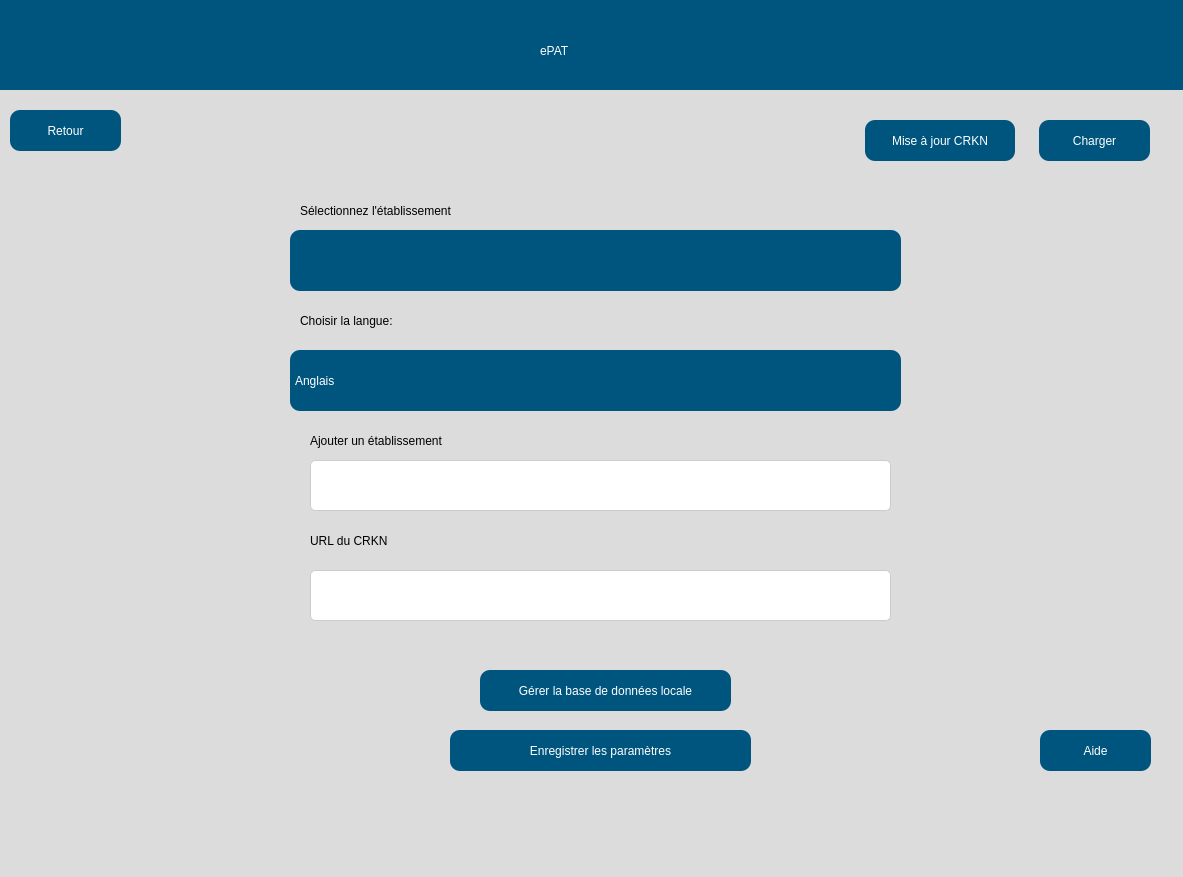
<?xml version="1.0" encoding="UTF-8"?>
<ui version="4.0">
 <class>Dialog</class>
 <widget class="QDialog" name="Dialog">
  <property name="geometry">
   <rect>
    <x>0</x>
    <y>0</y>
    <width>1183</width>
    <height>877</height>
   </rect>
  </property>
  <property name="windowTitle">
   <string>Dialogue</string>
  </property>
  <widget class="QWidget" name="widget" native="true">
   <property name="geometry">
    <rect>
     <x>-10</x>
     <y>0</y>
     <width>1200</width>
     <height>900</height>
    </rect>
   </property>
   <property name="styleSheet">
    <string notr="true">background-color: rgb(220, 220, 220);</string>
   </property>
   <widget class="QWidget" name="widget_2" native="true">
    <property name="geometry">
     <rect>
      <x>10</x>
      <y>0</y>
      <width>1200</width>
      <height>90</height>
     </rect>
    </property>
    <property name="styleSheet">
     <string notr="true">background-color: rgb(0, 85, 127);</string>
    </property>
    <widget class="QLabel" name="label">
     <property name="geometry">
      <rect>
       <x>540</x>
       <y>20</y>
       <width>141</width>
       <height>61</height>
      </rect>
     </property>
     <property name="styleSheet">
      <string notr="true">font: 75 36pt &quot;Arial&quot;;
color: rgb(255, 255, 255);
</string>
     </property>
     <property name="text">
      <string>ePAT</string>
     </property>
    </widget>
   </widget>
   <widget class="QPushButton" name="backButton">
    <property name="geometry">
     <rect>
      <x>20</x>
      <y>110</y>
      <width>111</width>
      <height>41</height>
     </rect>
    </property>
    <property name="styleSheet">
     <string notr="true">
            QPushButton {
                font: 75 16pt &quot;Arial&quot;;
                background-color: rgb(0, 85, 127);
                border-radius: 10px;
                color: rgb(255, 255, 255);
            }

            QPushButton:hover {
                background-color: rgb(0, 75, 117); /* Slightly darker color when hovered */
            }

            QPushButton:pressed {
                background-color: rgb(0, 65, 107); /* Even darker color when clicked */
            }
        </string>
    </property>
    <property name="text">
     <string>Retour</string>
    </property>
   </widget>
   <widget class="QPushButton" name="uploadButton">
    <property name="geometry">
     <rect>
      <x>1049</x>
      <y>120</y>
      <width>111</width>
      <height>41</height>
     </rect>
    </property>
    <property name="styleSheet">
     <string notr="true">
            QPushButton {
                font: 75 16pt &quot;Arial&quot;;
                background-color: rgb(0, 85, 127);
                border-radius: 10px;
                color: rgb(255, 255, 255);
            }

            QPushButton:hover {
                background-color: rgb(0, 75, 117); /* Slightly darker color when hovered */
            }

            QPushButton:pressed {
                background-color: rgb(0, 65, 107); /* Even darker color when clicked */
            }
        </string>
    </property>
    <property name="text">
     <string>Charger</string>
    </property>
   </widget>
   <widget class="QPushButton" name="updateCRKN">
    <property name="geometry">
     <rect>
      <x>875</x>
      <y>120</y>
      <width>150</width>
      <height>41</height>
     </rect>
    </property>
    <property name="styleSheet">
     <string notr="true">
            QPushButton {
                font: 75 16pt &quot;Arial&quot;;
                background-color: rgb(0, 85, 127);
                border-radius: 10px;
                color: rgb(255, 255, 255);
            }

            QPushButton:hover {
                background-color: rgb(0, 75, 117); /* Slightly darker color when hovered */
            }

            QPushButton:pressed {
                background-color: rgb(0, 65, 107); /* Even darker color when clicked */
            }
            QPushButton:disabled {
                background-color: rgb(180, 180, 180); /* Grey color for disabled state */
                color: rgb(120, 120, 120); /* Darker text color for disabled state */
            }
        </string>
    </property>
    <property name="text">
     <string>Mise à jour CRKN</string>
    </property>
   </widget>
   <widget class="QLabel" name="UniversityLabel_5">
    <property name="geometry">
     <rect>
      <x>310</x>
      <y>190</y>
      <width>151</width>
      <height>41</height>
     </rect>
    </property>
    <property name="styleSheet">
     <string notr="true">font: 75 14pt &quot;Arial&quot;;
color: rgb(0, 0, 0);</string>
    </property>
    <property name="text">
     <string>Sélectionnez l'établissement</string>
    </property>
   </widget>
   <widget class="QComboBox" name="institutionSelection">
    <property name="geometry">
     <rect>
      <x>300</x>
      <y>230</y>
      <width>611</width>
      <height>61</height>
     </rect>
    </property>
    <property name="styleSheet">
     <string notr="true">/* Styling for the QComboBox */
QComboBox {
    font: 75 16pt &quot;Arial&quot;;
    background-color: rgb(0, 85, 127);
    border-radius: 10px;
    color: rgb(255, 255, 255);
}

/* Styling for the QComboBox when hovered */
QComboBox:hover {
    background-color: rgb(0, 75, 117); /* Slightly darker color when hovered */
}

/* Styling for the QComboBox when the dropdown is activated */
QComboBox::drop-down {
    subcontrol-origin: padding;
    subcontrol-position: right center;
    width: 15px;
    border-left-width: 0px;
    border-left-color: darkgray;
    border-left-style: solid; /* just a single line */
    border-top-right-radius: 10px; /* same radius as the QComboBox */
    border-bottom-right-radius: 10px; /* same radius as the QComboBox */
}

/* Styling for the QComboBox when the dropdown button is pressed */
QComboBox::down-arrow {
                image: url(resources/dropdown_icon.png);
                width: 21px;
                height: 15px;
                padding-right: 15px;
            }</string>
    </property>
   </widget>
   <widget class="QLabel" name="UniversityLabel_6">
    <property name="geometry">
     <rect>
      <x>320</x>
      <y>420</y>
      <width>151</width>
      <height>41</height>
     </rect>
    </property>
    <property name="styleSheet">
     <string notr="true">font: 75 14pt &quot;Arial&quot;;
color: rgb(0, 0, 0);</string>
    </property>
    <property name="text">
     <string>Ajouter un établissement</string>
    </property>
   </widget>
   <widget class="QLabel" name="UniversityLabel_7">
    <property name="geometry">
     <rect>
      <x>310</x>
      <y>300</y>
      <width>151</width>
      <height>41</height>
     </rect>
    </property>
    <property name="styleSheet">
     <string notr="true">font: 75 14pt &quot;Arial&quot;;
color: rgb(0, 0, 0);</string>
    </property>
    <property name="text">
     <string>Choisir la langue:</string>
    </property>
   </widget>
   <widget class="QComboBox" name="languageSetting">
    <property name="geometry">
     <rect>
      <x>300</x>
      <y>350</y>
      <width>611</width>
      <height>61</height>
     </rect>
    </property>
    <property name="styleSheet">
     <string notr="true">/* Styling for the QComboBox */
QComboBox {
    font: 75 16pt &quot;Arial&quot;;
    background-color: rgb(0, 85, 127);
    border-radius: 10px;
    color: rgb(255, 255, 255);
}

/* Styling for the QComboBox when hovered */
QComboBox:hover {
    background-color: rgb(0, 75, 117); /* Slightly darker color when hovered */
}

/* Styling for the QComboBox when the dropdown is activated */
QComboBox::drop-down {
    subcontrol-origin: padding;
    subcontrol-position: right center;
    width: 15px;
    border-left-width: 0px;
    border-left-color: darkgray;
    border-left-style: solid; /* just a single line */
    border-top-right-radius: 10px; /* same radius as the QComboBox */
    border-bottom-right-radius: 10px; /* same radius as the QComboBox */
}

/* Styling for the QComboBox when the dropdown button is pressed */
QComboBox::down-arrow {
                image: url(resources/dropdown_icon.png);
                width: 21px;
                height: 15px;
                padding-right: 15px;
            }</string>
    </property>
    <item>
     <property name="text">
      <string>Anglais</string>
     </property>
    </item>
    <item>
     <property name="text">
      <string>Français</string>
     </property>
    </item>
   </widget>
   <widget class="QLabel" name="UniversityLabel_8">
    <property name="geometry">
     <rect>
      <x>320</x>
      <y>520</y>
      <width>151</width>
      <height>41</height>
     </rect>
    </property>
    <property name="styleSheet">
     <string notr="true">font: 75 14pt &quot;Arial&quot;;
color: rgb(0, 0, 0);</string>
    </property>
    <property name="text">
     <string>URL du CRKN</string>
    </property>
   </widget>
   <widget class="QPushButton" name="saveSettings">
    <property name="geometry">
     <rect>
      <x>460</x>
      <y>730</y>
      <width>301</width>
      <height>41</height>
     </rect>
    </property>
    <property name="styleSheet">
     <string notr="true">
            QPushButton {
                font: 75 16pt &quot;Arial&quot;;
                background-color: rgb(0, 85, 127);
                border-radius: 10px;
                color: rgb(255, 255, 255);
            }

            QPushButton:hover {
                background-color: rgb(0, 75, 117); /* Slightly darker color when hovered */
            }

            QPushButton:pressed {
                background-color: rgb(0, 65, 107); /* Even darker color when clicked */
            }
            QPushButton:disabled {
                background-color: rgb(180, 180, 180); /* Grey color for disabled state */
                color: rgb(120, 120, 120); /* Darker text color for disabled state */
            }
        </string>
    </property>
    <property name="text">
     <string>Enregistrer les paramètres</string>
    </property>
   </widget>
   <widget class="QPushButton" name="helpButton">
    <property name="geometry">
     <rect>
      <x>1050</x>
      <y>730</y>
      <width>111</width>
      <height>41</height>
     </rect>
    </property>
    <property name="styleSheet">
     <string notr="true">
            QPushButton {
                font: 75 16pt &quot;Arial&quot;;
                background-color: rgb(0, 85, 127);
                border-radius: 10px;
                color: rgb(255, 255, 255);
            }

            QPushButton:hover {
                background-color: rgb(0, 75, 117); /* Slightly darker color when hovered */
            }

            QPushButton:pressed {
                background-color: rgb(0, 65, 107); /* Even darker color when clicked */
            }
        </string>
    </property>
    <property name="text">
     <string>Aide</string>
    </property>
   </widget>
   <widget class="QTextEdit" name="crknURL">
    <property name="geometry">
     <rect>
      <x>320</x>
      <y>570</y>
      <width>581</width>
      <height>51</height>
     </rect>
    </property>
    <property name="styleSheet">
     <string notr="true">/* Styling for QTextEdit */
QTextEdit {
    font-family: Arial, sans-serif;
    font-size: 14px;
    color: #333; /* Text color */
    background-color: #fff; /* Background color */
    border: 1px solid #ccc; /* Border color */
    border-radius: 5px; /* Border radius */
    padding: 8px; /* Padding inside the QTextEdit */
}

/* Styling for QTextEdit when it's focused */
QTextEdit:focus {
    border: 1px solid #4d90fe; /* Focused border color */
    outline: none; /* Remove default focus outline */
}

/* Styling for QTextEdit when hovered */
QTextEdit:hover {
    border: 1px solid #999; /* Border color on hover */
}</string>
    </property>
   </widget>
   <widget class="QPushButton" name="manageDatabase">
    <property name="geometry">
     <rect>
      <x>490</x>
      <y>670</y>
      <width>251</width>
      <height>41</height>
     </rect>
    </property>
    <property name="styleSheet">
     <string notr="true">
            QPushButton {
                font: 75 16pt &quot;Arial&quot;;
                background-color: rgb(0, 85, 127);
                border-radius: 10px;
                color: rgb(255, 255, 255);
            }

            QPushButton:hover {
                background-color: rgb(0, 75, 117); /* Slightly darker color when hovered */
            }

            QPushButton:pressed {
                background-color: rgb(0, 65, 107); /* Even darker color when clicked */
            }
            QPushButton:disabled {
                background-color: rgb(180, 180, 180); /* Grey color for disabled state */
                color: rgb(120, 120, 120); /* Darker text color for disabled state */
            }
        </string>
    </property>
    <property name="text">
     <string>Gérer la base de données locale</string>
    </property>
   </widget>
   <widget class="QTextEdit" name="addinstitution">
    <property name="geometry">
     <rect>
      <x>320</x>
      <y>460</y>
      <width>581</width>
      <height>51</height>
     </rect>
    </property>
    <property name="styleSheet">
     <string notr="true">/* Styling for QTextEdit */
QTextEdit {
    font-family: Arial, sans-serif;
    font-size: 14px;
    color: #333; /* Text color */
    background-color: #fff; /* Background color */
    border: 1px solid #ccc; /* Border color */
    border-radius: 5px; /* Border radius */
    padding: 8px; /* Padding inside the QTextEdit */
}

/* Styling for QTextEdit when it's focused */
QTextEdit:focus {
    border: 1px solid #4d90fe; /* Focused border color */
    outline: none; /* Remove default focus outline */
}

/* Styling for QTextEdit when hovered */
QTextEdit:hover {
    border: 1px solid #999; /* Border color on hover */
}</string>
    </property>
   </widget>
  </widget>
 </widget>
 <resources/>
 <connections/>
</ui>
